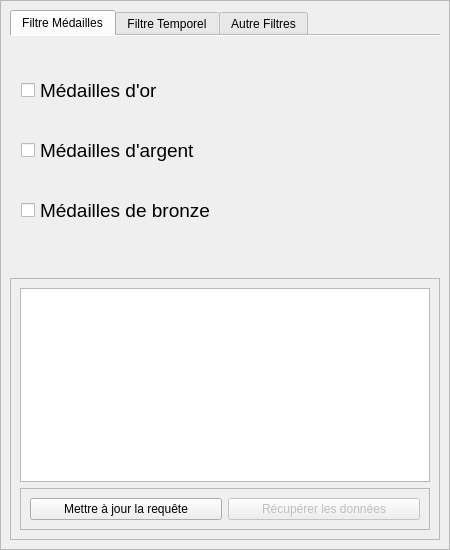
<?xml version="1.0" encoding="UTF-8"?>
<ui version="4.0">
 <class>MainWindow</class>
 <widget class="QMainWindow" name="MainWindow">
  <property name="geometry">
   <rect>
    <x>0</x>
    <y>0</y>
    <width>450</width>
    <height>550</height>
   </rect>
  </property>
  <property name="windowTitle">
   <string>MainWindow</string>
  </property>
  <widget class="QWidget" name="centralwidget">
   <widget class="QFrame" name="MainFrame">
    <property name="geometry">
     <rect>
      <x>0</x>
      <y>0</y>
      <width>450</width>
      <height>550</height>
     </rect>
    </property>
    <property name="frameShape">
     <enum>QFrame::StyledPanel</enum>
    </property>
    <property name="frameShadow">
     <enum>QFrame::Raised</enum>
    </property>
    <layout class="QVBoxLayout" name="verticalLayout_3">
     <item>
      <widget class="QTabWidget" name="tabWidget">
       <property name="autoFillBackground">
        <bool>true</bool>
       </property>
       <property name="tabPosition">
        <enum>QTabWidget::North</enum>
       </property>
       <property name="currentIndex">
        <number>0</number>
       </property>
       <property name="elideMode">
        <enum>Qt::ElideNone</enum>
       </property>
       <property name="usesScrollButtons">
        <bool>true</bool>
       </property>
       <property name="documentMode">
        <bool>true</bool>
       </property>
       <property name="tabsClosable">
        <bool>false</bool>
       </property>
       <property name="tabBarAutoHide">
        <bool>false</bool>
       </property>
       <widget class="QWidget" name="medalTab">
        <attribute name="title">
         <string>Filtre Médailles</string>
        </attribute>
        <widget class="QFrame" name="ButtonFrame">
         <property name="geometry">
          <rect>
           <x>2</x>
           <y>0</y>
           <width>424</width>
           <height>229</height>
          </rect>
         </property>
         <property name="frameShape">
          <enum>QFrame::NoFrame</enum>
         </property>
         <property name="frameShadow">
          <enum>QFrame::Plain</enum>
         </property>
         <layout class="QVBoxLayout" name="verticalLayout_9">
          <property name="spacing">
           <number>0</number>
          </property>
          <item>
           <widget class="QCheckBox" name="goldCB">
            <property name="font">
             <font>
              <pointsize>14</pointsize>
             </font>
            </property>
            <property name="text">
             <string>Médailles d'or</string>
            </property>
            <property name="checked">
             <bool>false</bool>
            </property>
           </widget>
          </item>
          <item>
           <widget class="QCheckBox" name="silverCB">
            <property name="font">
             <font>
              <pointsize>14</pointsize>
             </font>
            </property>
            <property name="text">
             <string>Médailles d'argent</string>
            </property>
            <property name="checkable">
             <bool>true</bool>
            </property>
            <property name="checked">
             <bool>false</bool>
            </property>
           </widget>
          </item>
          <item>
           <widget class="QCheckBox" name="bronzeCB">
            <property name="font">
             <font>
              <pointsize>14</pointsize>
             </font>
            </property>
            <property name="text">
             <string>Médailles de bronze</string>
            </property>
            <property name="checked">
             <bool>false</bool>
            </property>
           </widget>
          </item>
         </layout>
        </widget>
       </widget>
       <widget class="QWidget" name="timeTab">
        <attribute name="title">
         <string>Filtre Temporel</string>
        </attribute>
        <widget class="QFrame" name="mainTimeFrame">
         <property name="geometry">
          <rect>
           <x>3</x>
           <y>4</y>
           <width>422</width>
           <height>238</height>
          </rect>
         </property>
         <property name="frameShape">
          <enum>QFrame::NoFrame</enum>
         </property>
         <property name="frameShadow">
          <enum>QFrame::Plain</enum>
         </property>
         <layout class="QVBoxLayout" name="verticalLayout_6">
          <property name="spacing">
           <number>30</number>
          </property>
          <item>
           <widget class="QCheckBox" name="activateTime">
            <property name="text">
             <string>Activer le filtre par temporisation</string>
            </property>
           </widget>
          </item>
          <item>
           <widget class="QFrame" name="timeFilterFrame">
            <property name="frameShape">
             <enum>QFrame::NoFrame</enum>
            </property>
            <property name="frameShadow">
             <enum>QFrame::Plain</enum>
            </property>
            <layout class="QVBoxLayout" name="verticalLayout_10">
             <item>
              <widget class="QFrame" name="filtersFrame">
               <property name="frameShape">
                <enum>QFrame::NoFrame</enum>
               </property>
               <property name="frameShadow">
                <enum>QFrame::Plain</enum>
               </property>
               <layout class="QHBoxLayout" name="horizontalLayout">
                <item>
                 <widget class="QFrame" name="leftFilterFrame">
                  <property name="frameShape">
                   <enum>QFrame::NoFrame</enum>
                  </property>
                  <property name="frameShadow">
                   <enum>QFrame::Plain</enum>
                  </property>
                  <layout class="QVBoxLayout" name="verticalLayout_4">
                   <item>
                    <widget class="QRadioButton" name="activateUnder">
                     <property name="text">
                      <string>Filtrer par les années</string>
                     </property>
                    </widget>
                   </item>
                   <item>
                    <widget class="QLabel" name="minTLabel">
                     <property name="text">
                      <string>avant:</string>
                     </property>
                    </widget>
                   </item>
                   <item>
                    <widget class="QSpinBox" name="minTime">
                     <property name="enabled">
                      <bool>false</bool>
                     </property>
                     <property name="autoFillBackground">
                      <bool>false</bool>
                     </property>
                     <property name="accelerated">
                      <bool>true</bool>
                     </property>
                     <property name="minimum">
                      <number>1986</number>
                     </property>
                     <property name="maximum">
                      <number>2016</number>
                     </property>
                    </widget>
                   </item>
                  </layout>
                 </widget>
                </item>
                <item>
                 <widget class="Line" name="separator">
                  <property name="lineWidth">
                   <number>1</number>
                  </property>
                  <property name="orientation">
                   <enum>Qt::Vertical</enum>
                  </property>
                 </widget>
                </item>
                <item>
                 <widget class="QFrame" name="RightFilterFrame">
                  <property name="frameShape">
                   <enum>QFrame::NoFrame</enum>
                  </property>
                  <property name="frameShadow">
                   <enum>QFrame::Plain</enum>
                  </property>
                  <layout class="QVBoxLayout" name="verticalLayout_5">
                   <item>
                    <widget class="QRadioButton" name="activateUpper">
                     <property name="text">
                      <string>Filtrer par les années</string>
                     </property>
                    </widget>
                   </item>
                   <item>
                    <widget class="QLabel" name="maxTLabel">
                     <property name="text">
                      <string>après:</string>
                     </property>
                    </widget>
                   </item>
                   <item>
                    <widget class="QSpinBox" name="maxTime">
                     <property name="enabled">
                      <bool>false</bool>
                     </property>
                     <property name="minimum">
                      <number>1986</number>
                     </property>
                     <property name="maximum">
                      <number>2016</number>
                     </property>
                    </widget>
                   </item>
                  </layout>
                 </widget>
                </item>
               </layout>
              </widget>
             </item>
             <item>
              <widget class="QRadioButton" name="activateBoth">
               <property name="text">
                <string>Filtrer par un intervalle de temps</string>
               </property>
              </widget>
             </item>
            </layout>
           </widget>
          </item>
         </layout>
        </widget>
       </widget>
       <widget class="QWidget" name="othersFilters">
        <attribute name="title">
         <string>Autre Filtres</string>
        </attribute>
        <widget class="QFrame" name="otherFilterMainFrame">
         <property name="geometry">
          <rect>
           <x>5</x>
           <y>0</y>
           <width>425</width>
           <height>235</height>
          </rect>
         </property>
         <property name="frameShape">
          <enum>QFrame::NoFrame</enum>
         </property>
         <property name="frameShadow">
          <enum>QFrame::Plain</enum>
         </property>
         <layout class="QVBoxLayout" name="verticalLayout_8">
          <property name="spacing">
           <number>0</number>
          </property>
          <property name="sizeConstraint">
           <enum>QLayout::SetNoConstraint</enum>
          </property>
          <property name="leftMargin">
           <number>0</number>
          </property>
          <property name="topMargin">
           <number>0</number>
          </property>
          <property name="rightMargin">
           <number>0</number>
          </property>
          <property name="bottomMargin">
           <number>0</number>
          </property>
          <item>
           <widget class="QFrame" name="lineOutputLimitFrame">
            <property name="frameShape">
             <enum>QFrame::NoFrame</enum>
            </property>
            <property name="frameShadow">
             <enum>QFrame::Plain</enum>
            </property>
            <property name="lineWidth">
             <number>-1</number>
            </property>
            <layout class="QHBoxLayout" name="horizontalLayout_3">
             <item>
              <widget class="QFrame" name="limitFrame">
               <property name="frameShape">
                <enum>QFrame::StyledPanel</enum>
               </property>
               <property name="frameShadow">
                <enum>QFrame::Raised</enum>
               </property>
               <layout class="QHBoxLayout" name="horizontalLayout_2">
                <item>
                 <widget class="QLabel" name="limitLabel">
                  <property name="enabled">
                   <bool>true</bool>
                  </property>
                  <property name="font">
                   <font>
                    <pointsize>12</pointsize>
                   </font>
                  </property>
                  <property name="text">
                   <string>Limite de lignes :</string>
                  </property>
                 </widget>
                </item>
                <item>
                 <widget class="QSpinBox" name="limitSpin">
                  <property name="enabled">
                   <bool>true</bool>
                  </property>
                  <property name="accelerated">
                   <bool>true</bool>
                  </property>
                  <property name="minimum">
                   <number>1</number>
                  </property>
                  <property name="maximum">
                   <number>39765</number>
                  </property>
                 </widget>
                </item>
               </layout>
              </widget>
             </item>
             <item>
              <widget class="QCheckBox" name="enableLimit">
               <property name="contextMenuPolicy">
                <enum>Qt::NoContextMenu</enum>
               </property>
               <property name="autoFillBackground">
                <bool>false</bool>
               </property>
               <property name="text">
                <string>Limité le nombre de ligne </string>
               </property>
              </widget>
             </item>
            </layout>
           </widget>
          </item>
          <item>
           <widget class="QFrame" name="sortByFrame">
            <property name="frameShape">
             <enum>QFrame::NoFrame</enum>
            </property>
            <property name="frameShadow">
             <enum>QFrame::Plain</enum>
            </property>
            <layout class="QHBoxLayout" name="horizontalLayout_6">
             <item>
              <widget class="QFrame" name="filterSortByFrame">
               <property name="frameShape">
                <enum>QFrame::StyledPanel</enum>
               </property>
               <property name="frameShadow">
                <enum>QFrame::Raised</enum>
               </property>
               <layout class="QVBoxLayout" name="verticalLayout">
                <item>
                 <widget class="QFrame" name="sortByWhatFrame">
                  <property name="frameShape">
                   <enum>QFrame::NoFrame</enum>
                  </property>
                  <property name="frameShadow">
                   <enum>QFrame::Plain</enum>
                  </property>
                  <property name="lineWidth">
                   <number>0</number>
                  </property>
                  <layout class="QHBoxLayout" name="horizontalLayout_4">
                   <item>
                    <widget class="QLabel" name="sortByLabel">
                     <property name="font">
                      <font>
                       <pointsize>12</pointsize>
                      </font>
                     </property>
                     <property name="text">
                      <string>Trier par :</string>
                     </property>
                    </widget>
                   </item>
                   <item>
                    <widget class="QComboBox" name="sortByCB">
                     <property name="enabled">
                      <bool>true</bool>
                     </property>
                    </widget>
                   </item>
                  </layout>
                 </widget>
                </item>
                <item>
                 <widget class="QFrame" name="sensFrame">
                  <property name="frameShape">
                   <enum>QFrame::NoFrame</enum>
                  </property>
                  <property name="frameShadow">
                   <enum>QFrame::Plain</enum>
                  </property>
                  <layout class="QHBoxLayout" name="horizontalLayout_5">
                   <item>
                    <widget class="QRadioButton" name="ascendingRatio">
                     <property name="enabled">
                      <bool>true</bool>
                     </property>
                     <property name="text">
                      <string>Ascendant</string>
                     </property>
                     <property name="checked">
                      <bool>true</bool>
                     </property>
                    </widget>
                   </item>
                   <item>
                    <widget class="QRadioButton" name="descendingRatio">
                     <property name="enabled">
                      <bool>true</bool>
                     </property>
                     <property name="text">
                      <string>Descendant</string>
                     </property>
                    </widget>
                   </item>
                  </layout>
                 </widget>
                </item>
               </layout>
              </widget>
             </item>
             <item>
              <widget class="QCheckBox" name="enableSortBy">
               <property name="contextMenuPolicy">
                <enum>Qt::NoContextMenu</enum>
               </property>
               <property name="autoFillBackground">
                <bool>false</bool>
               </property>
               <property name="text">
                <string>Activer le filtre de tri</string>
               </property>
              </widget>
             </item>
            </layout>
           </widget>
          </item>
          <item>
           <widget class="QFrame" name="filterByTeamFrame">
            <property name="frameShape">
             <enum>QFrame::NoFrame</enum>
            </property>
            <property name="frameShadow">
             <enum>QFrame::Plain</enum>
            </property>
            <layout class="QVBoxLayout" name="verticalLayout_7">
             <property name="spacing">
              <number>0</number>
             </property>
             <property name="sizeConstraint">
              <enum>QLayout::SetNoConstraint</enum>
             </property>
             <property name="leftMargin">
              <number>0</number>
             </property>
             <property name="topMargin">
              <number>0</number>
             </property>
             <property name="rightMargin">
              <number>0</number>
             </property>
             <property name="bottomMargin">
              <number>0</number>
             </property>
             <item>
              <widget class="QFrame" name="teamFrame">
               <property name="frameShape">
                <enum>QFrame::NoFrame</enum>
               </property>
               <property name="frameShadow">
                <enum>QFrame::Plain</enum>
               </property>
               <layout class="QHBoxLayout" name="horizontalLayout_8">
                <property name="spacing">
                 <number>0</number>
                </property>
                <property name="leftMargin">
                 <number>6</number>
                </property>
                <property name="topMargin">
                 <number>0</number>
                </property>
                <property name="rightMargin">
                 <number>0</number>
                </property>
                <property name="bottomMargin">
                 <number>0</number>
                </property>
                <item>
                 <widget class="QFrame" name="teamFilterFrame">
                  <property name="frameShape">
                   <enum>QFrame::StyledPanel</enum>
                  </property>
                  <property name="frameShadow">
                   <enum>QFrame::Raised</enum>
                  </property>
                  <property name="lineWidth">
                   <number>0</number>
                  </property>
                  <layout class="QHBoxLayout" name="horizontalLayout_11">
                   <item>
                    <widget class="QLabel" name="label">
                     <property name="text">
                      <string>Filtre Equipe: </string>
                     </property>
                    </widget>
                   </item>
                   <item>
                    <widget class="QComboBox" name="teamFilterCombo">
                     <property name="enabled">
                      <bool>true</bool>
                     </property>
                     <property name="acceptDrops">
                      <bool>false</bool>
                     </property>
                     <property name="duplicatesEnabled">
                      <bool>false</bool>
                     </property>
                    </widget>
                   </item>
                  </layout>
                 </widget>
                </item>
                <item>
                 <widget class="QCheckBox" name="teamActivate">
                  <property name="autoFillBackground">
                   <bool>false</bool>
                  </property>
                  <property name="text">
                   <string>Activer le filtre par équipe</string>
                  </property>
                 </widget>
                </item>
               </layout>
              </widget>
             </item>
            </layout>
           </widget>
          </item>
         </layout>
        </widget>
       </widget>
      </widget>
     </item>
     <item>
      <widget class="QFrame" name="ResultFrame">
       <property name="frameShape">
        <enum>QFrame::StyledPanel</enum>
       </property>
       <property name="frameShadow">
        <enum>QFrame::Raised</enum>
       </property>
       <layout class="QVBoxLayout" name="verticalLayout_2">
        <item>
         <widget class="QPlainTextEdit" name="sqlRequestQT">
          <property name="backgroundVisible">
           <bool>false</bool>
          </property>
         </widget>
        </item>
        <item>
         <widget class="QFrame" name="ResultButtonFrame">
          <property name="frameShape">
           <enum>QFrame::StyledPanel</enum>
          </property>
          <property name="frameShadow">
           <enum>QFrame::Raised</enum>
          </property>
          <layout class="QHBoxLayout" name="horizontalLayout_7">
           <item>
            <widget class="QPushButton" name="updButton">
             <property name="text">
              <string>Mettre à jour la requête</string>
             </property>
            </widget>
           </item>
           <item>
            <widget class="QPushButton" name="confirmButton">
             <property name="enabled">
              <bool>false</bool>
             </property>
             <property name="text">
              <string>Récupérer les données</string>
             </property>
            </widget>
           </item>
          </layout>
         </widget>
        </item>
       </layout>
      </widget>
     </item>
    </layout>
   </widget>
  </widget>
 </widget>
 <resources/>
 <connections/>
</ui>
